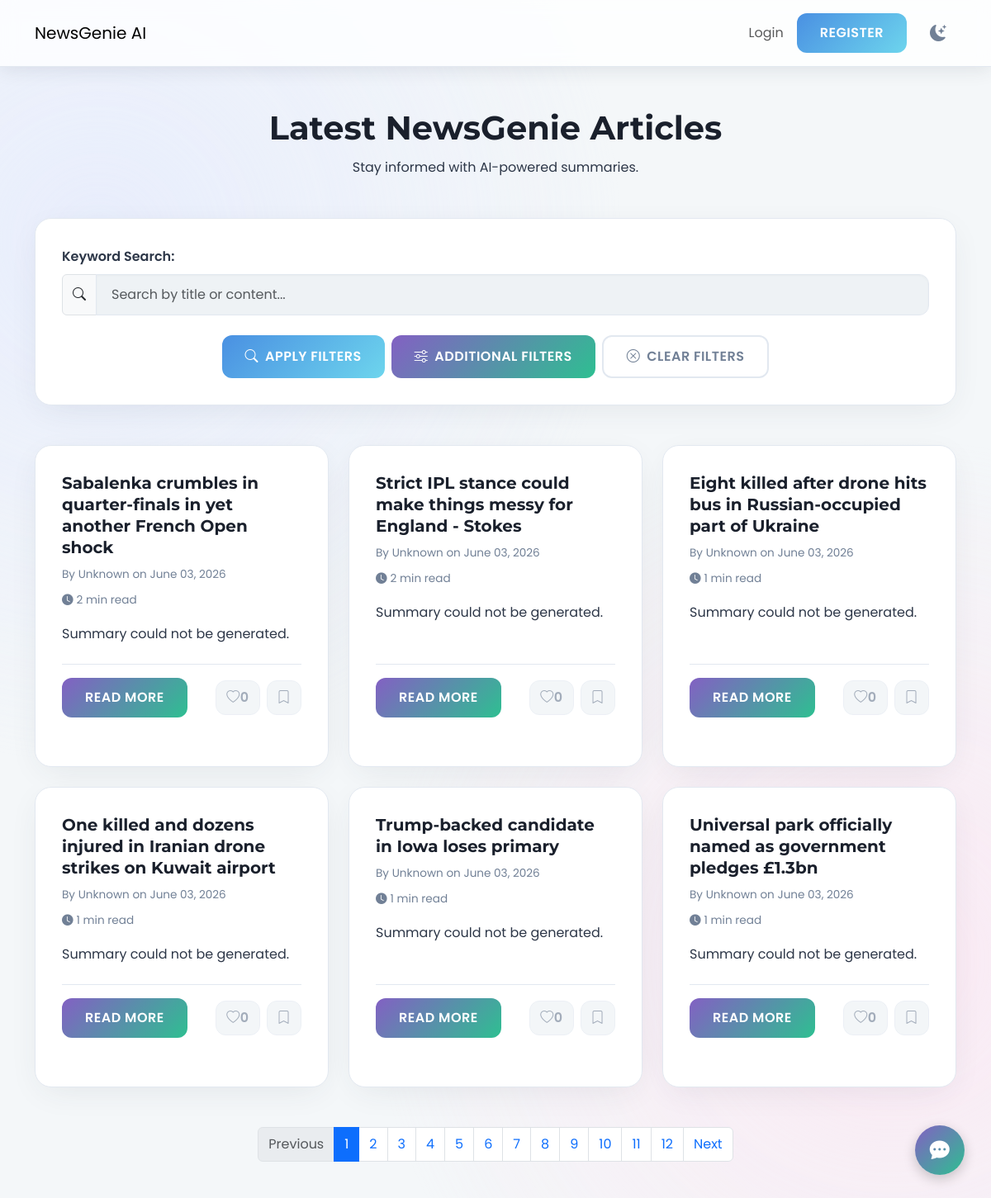
The app's page /articles/ with its own data.
### news/models.py (models this page shows, shortened)
class Article(models.Model):
    title = models.CharField(max_length=255)
    author = models.CharField(max_length=100, default="Unknown")
    content = models.TextField()
    url = models.URLField(unique=True)
    source = models.CharField(max_length=100)
    published_at = models.DateTimeField()
    summary = models.TextField(blank=True, null=True)
    category = models.ManyToManyField(Category, related_name='articles')
    approved = models.BooleanField(default=False)
    audio_file = models.FileField(upload_to='news_audio/', blank=True, null=True)
    reading_time = models.PositiveIntegerField(default=0, help_text="Estimated reading time in minutes")
    is_spotlighted = models.BooleanField(default=False, help_text="Check this to feature this article on the articles page.")
    @property
    def total_likes(self):
        return self.likes.count()
    def approved_status(self):
        return self.approved
    approved_status.boolean = True
    approved_status.short_description = "Approved"

### news/views.py (the view)
# urls.py: path('articles/', views.article_list, name="article_list"), # MODIFIED: Articles page moved to /articles/
@cache_page(60 * 15)
def article_list(request):
    category_filter = request.GET.get("category", "All")
    query = request.GET.get("q", "")
    start_date_str = request.GET.get("start_date")
    end_date_str = request.GET.get("end_date")
    min_likes_str = request.GET.get("min_likes")
    min_comments_str = request.GET.get("min_comments")
    sort_by = request.GET.get("sort_by", "-published_at")
    articles = Article.objects.filter(approved=True)
    if category_filter and category_filter != "All":
        articles = articles.filter(category__name__iexact=category_filter)
    if query:
        articles = articles.filter(Q(title__icontains=query) | Q(content__icontains=query))
    if start_date_str:
        try:
            start_date = datetime.strptime(start_date_str, '%Y-%m-%d').date()
            articles = articles.filter(published_at__date__gte=start_date)
        except ValueError:
            pass
    if end_date_str:
        try:
            end_date = datetime.strptime(end_date_str, '%Y-%m-%d').date()
            articles = articles.filter(published_at__date__lte=end_date)
        except ValueError:
            pass
    if min_likes_str or min_comments_str or sort_by in ["most_popular_likes", "most_popular_comments"]:
        articles = articles.annotate(
            like_count=Count('likes', distinct=True),
            comment_count=Count('comments', distinct=True)
        )
    if min_likes_str:
        try:
            min_likes = int(min_likes_str)
            articles = articles.filter(like_count__gte=min_likes)
        except (ValueError, TypeError):
            pass
    if min_comments_str:
        try:
            min_comments = int(min_comments_str)
            articles = articles.filter(comment_count__gte=min_comments)
        except (ValueError, TypeError):
            pass
    if sort_by == "most_popular_likes":
        articles = articles.order_by('-like_count', '-published_at')
    elif sort_by == "most_popular_comments":
        articles = articles.order_by('-comment_count', '-published_at')
    else:
        articles = articles.order_by(sort_by)
    paginator = Paginator(articles, 6)
    page_number = request.GET.get("page")
    page_obj = paginator.get_page(page_number)
    if request.user.is_authenticated:
        page_article_ids = [article.id for article in page_obj]
        liked_articles_ids = set(ArticleLike.objects.filter(user=request.user, article__id__in=page_article_ids).values_list('article__id', flat=True))
        bookmarked_articles_ids = set(Bookmark.objects.filter(user=request.user, article__id__in=page_article_ids).values_list('article__id', flat=True))
        for article in page_obj:
            article.is_liked_by_user = article.id in liked_articles_ids
            article.is_bookmarked_by_user = article.id in bookmarked_articles_ids
    else:
        for article in page_obj:
            article.is_liked_by_user = False
            article.is_bookmarked_by_user = False
    categories = Category.objects.all()
    context = {
        "articles": page_obj,
        "categories": categories,
        "current_category": category_filter,
        "search_query": query,
        "start_date": start_date_str,
        "end_date": end_date_str,
        "min_likes": min_likes_str,
        "min_comments": min_comments_str,
        "sort_by": sort_by,
        "is_paginated": page_obj.has_other_pages(),
        "page_obj": page_obj,
    }
    return render(request, "news/article_list.html", context)

### news/templatetags/custom_filters.py (called while the page is built)
@register.simple_tag(takes_context=True)
def url_replace(context, **kwargs):
    d = context['request'].GET.copy()
    for k, v in kwargs.items():
        d[k] = v
    for k in [key for key, value in d.items() if not value]:
        del d[k]
    return d.urlencode() # Use urlencode directly from QueryDict

### news/templates/news/article_list.html (shortened to what this page needs)
{% extends 'news/base.html' %}
{% load static %}
{% load custom_filters %}
{% block content %}
<div class="page-header-section text-center mb-5">
    <h1 class="page-title-heading">Latest NewsGenie Articles</h1>
    <p class="page-subtitle-text">Stay informed with AI-powered summaries.</p>
</div>
<div class="advanced-filter-sort-container app-card mb-5">
    <form method="GET" action="{% url 'news:article_list' %}" class="filter-sort-form">
        <div class="row g-3">
            <div class="col-12">
                <label for="searchInput" class="form-label-custom">Keyword Search:</label>
                <div class="input-group">
                    <span class="input-group-text"><i class="bi bi-search"></i></span>
                    <input type="text" name="q" id="searchInput" class="form-control app-input-field" placeholder="Search by title or content..." value="{{ search_query }}">
                </div>
            </div>
        </div>
        <div class="text-center mt-4 d-flex flex-wrap justify-content-center gap-2">
            <button type="submit" class="btn app-btn primary-btn"><i class="bi bi-search me-2"></i> Apply Filters</button>
            <button class="btn app-btn secondary-btn" type="button" data-bs-toggle="collapse" data-bs-target="#additionalFilters" aria-expanded="false" aria-controls="additionalFilters">
                <i class="bi bi-sliders me-2"></i> Additional Filters
            </button>
            <a href="{% url 'news:article_list' %}" class="btn app-btn outline-btn"><i class="bi bi-x-circle me-2"></i> Clear Filters</a>
        </div>
    </form>
</div>
<div class="row row-cols-1 row-cols-md-2 row-cols-lg-3 g-4 article-grid">
    {% for article in articles %}
    <div class="col">
        <div class="app-card article-card h-100">
            <div class="card-body d-flex flex-column">
                <h5 class="card-title-article">{{ article.title }}</h5>
                <div class="card-meta-info">
                    <span>By {{ article.author }} on {{ article.published_at|date:"F d, Y" }}</span>
                    <span class="reading-time"><i class="bi bi-clock-fill"></i> {{ article.reading_time }} min read</span>
                </div>
                <p class="card-text-summary">{{ article.summary|default:article.content|truncatechars:150 }}</p>
                <div class="article-actions">
                    <a href="{% url 'news:detail' article.pk %}" class="btn app-btn read-more-btn">Read More</a>
                    <div class="d-flex gap-2 button-group-actions">
                        <button class="btn app-btn icon-btn like-btn {% if article.is_liked_by_user %}liked{% endif %}" data-article-id="{{ article.pk }}" {% if not user.is_authenticated %}disabled title="Login to like" {% endif %}>
                            <i class="bi {% if article.is_liked_by_user %}bi-heart-fill{% else %}bi-heart{% endif %}"></i>
                            <span class="like-count">{{ article.total_likes }}</span>
                        </button>
                        <button class="btn app-btn icon-btn bookmark-btn {% if article.is_bookmarked_by_user %}bookmarked{% endif %}" data-article-id="{{ article.pk }}" {% if not user.is_authenticated %}disabled title="Login to bookmark" {% endif %}>
                            <i class="bi {% if article.is_bookmarked_by_user %}bi-bookmark-fill{% else %}bi-bookmark{% endif %}"></i>
                        </button>
                    </div>
                </div>
            </div>
            <div class="card-footer article-card-footer">
                {% for category in article.category.all %}
                    <span class="badge category-pill-small me-1">{{ category.name }}</span>
                {% endfor %}
            </div>
        </div>
    </div>
    {% empty %}
    <div class="col-12 text-center py-5">
        <p class="lead">No articles found matching your criteria.</p>
    </div>
    {% endfor %}
</div>
{% if articles.has_other_pages %}
<nav aria-label="Page navigation" class="mt-5">
    <ul class="pagination justify-content-center app-pagination">
        {% if articles.has_previous %}
            <li class="page-item">
                <a class="page-link" href="?{% url_replace page=articles.previous_page_number %}">Previous</a>
            </li>
        {% else %}
            <li class="page-item disabled"><span class="page-link">Previous</span></li>
        {% endif %}
        {% for i in articles.paginator.page_range %}
            {% if articles.number == i %}
                <li class="page-item active"><span class="page-link">{{ i }}</span></li>
            {% else %}
                <li class="page-item">
                    <a class="page-link" href="?{% url_replace page=i %}">{{ i }}</a>
                </li>
            {% endif %}
        {% endfor %}
        {% if articles.has_next %}
            <li class="page-item">
                <a class="page-link" href="?{% url_replace page=articles.next_page_number %}">Next</a>
            </li>
        {% else %}
            <li class="page-item disabled"><span class="page-link">Next</span></li>
        {% endif %}
    </ul>
</nav>
{% endif %}
{% endblock %}

### templates/news/base.html (shortened to what this page needs)
{% load static %}
<!DOCTYPE html>
<html lang="en">
<head>
    <link href="https://cdn.jsdelivr.net/npm/bootstrap@5.3.0/dist/css/bootstrap.min.css" rel="stylesheet">
    <link rel="stylesheet" href="https://cdn.jsdelivr.net/npm/bootstrap-icons@1.10.5/font/bootstrap-icons.css">
    <link rel="stylesheet" href="{% static 'css/newsgenie.css' %}">
</head>
<body class="{{ request.COOKIES.theme|default:'light' }}-mode">
    <header class="app-navbar navbar navbar-expand-lg sticky-top">
        <div class="container">
            <a class="navbar-brand navbar-brand-custom" href="{% url 'news:homepage' %}">NewsGenie AI</a>
            <div class="collapse navbar-collapse" id="navbarNav">
                <ul class="navbar-nav ms-auto align-items-center">
                    {% if user.is_authenticated %}
                        <li class="nav-item">
                            <a class="nav-link nav-link-custom" href="{% url 'news:article_list' %}">Articles</a>
                        </li>
                        <li class="nav-item dropdown">
                            <a class="nav-link nav-link-custom dropdown-toggle" href="#" id="navbarDropdown" role="button" data-bs-toggle="dropdown" aria-expanded="false">
                                <i class="bi bi-person-circle me-1"></i>
                                {{ user.username }}
                                <span class="streak-indicator ms-2">
                                    <i class="bi bi-fire"></i> {{ user.profile.streak_count }}
                                </span>
                            </a>
                            <ul class="dropdown-menu dropdown-menu-end app-dropdown-menu" aria-labelledby="navbarDropdown">
                                <li><a class="dropdown-item dropdown-item-custom" href="{% url 'users:profile' user.username %}"><i class="bi bi-person-fill"></i> My Profile</a></li>
                                <li><a class="dropdown-item dropdown-item-custom" href="{% url 'news:preferences' %}"><i class="bi bi-sliders"></i> Preferences</a></li>
                                <li><a class="dropdown-item dropdown-item-custom" href="{% url 'news:recommendations' %}"><i class="bi bi-magic"></i> Recommendations</a></li>
                                <li><a class="dropdown-item dropdown-item-custom" href="{% url 'news:history' %}"><i class="bi bi-clock-history"></i> Reading History</a></li>
                                <li><a class="dropdown-item dropdown-item-custom" href="{% url 'news:bookmarks' %}"><i class="bi bi-bookmark-heart-fill"></i> My Bookmarks</a></li>
                                <li><hr class="dropdown-divider"></li>
                                <li><a class="dropdown-item dropdown-item-custom" href="{% url 'users:logout' %}"><i class="bi bi-box-arrow-right"></i> Logout</a></li>
                            </ul>
                        </li>
                    {% else %}
                        <li class="nav-item">
                            <a class="nav-link nav-link-custom" href="{% url 'users:login' %}">Login</a>
                        </li>
                        <li class="nav-item">
                            <a class="btn app-btn primary-btn ms-2" href="{% url 'users:register' %}">Register</a>
                        </li>
                    {% endif %}
                    <li class="nav-item ms-3">
                        <button id="theme-toggle" class="btn theme-toggle-btn">
                            <i class="bi bi-moon-stars-fill"></i>
                        </button>
                    </li>
                </ul>
            </div>
        </div>
    </header>
    <main class="container my-5 app-content-wrapper">
        {% block content %}{% endblock %}
    </main>
    <div id="chatbot-container">
        <button id="chatbot-toggle-btn" class="app-btn secondary-btn">
            <i class="bi bi-chat-dots-fill"></i>
        </button>
    </div>
</body>
</html>

### records on screen
Article: title "Sabalenka crumbles in quarter-finals in yet another French Open shock", author "Unknown", published_at "June 03, 2026", reading_time "2", summary "Summary could not be generated.", total_likes "0"
Article: title "Strict IPL stance could make things messy for England - Stokes", author "Unknown", published_at "June 03, 2026", reading_time "2", summary "Summary could not be generated.", total_likes "0"
Article: title "Eight killed after drone hits bus in Russian-occupied part of Ukraine", author "Unknown", published_at "June 03, 2026", reading_time "1", summary "Summary could not be generated.", total_likes "0"
Article: title "One killed and dozens injured in Iranian drone strikes on Kuwait airport", author "Unknown", published_at "June 03, 2026", reading_time "1", summary "Summary could not be generated.", total_likes "0"
Article: title "Trump-backed candidate in Iowa loses primary", author "Unknown", published_at "June 03, 2026", reading_time "1", summary "Summary could not be generated.", total_likes "0"
Article: title "Universal park officially named as government pledges £1.3bn", author "Unknown", published_at "June 03, 2026", reading_time "1", summary "Summary could not be generated.", total_likes "0"

### other values on screen
{{ i }} "1"
{{ i }} "2" "3" "4" "5" "6" "7" "8" "9" "10" "11" "12"
